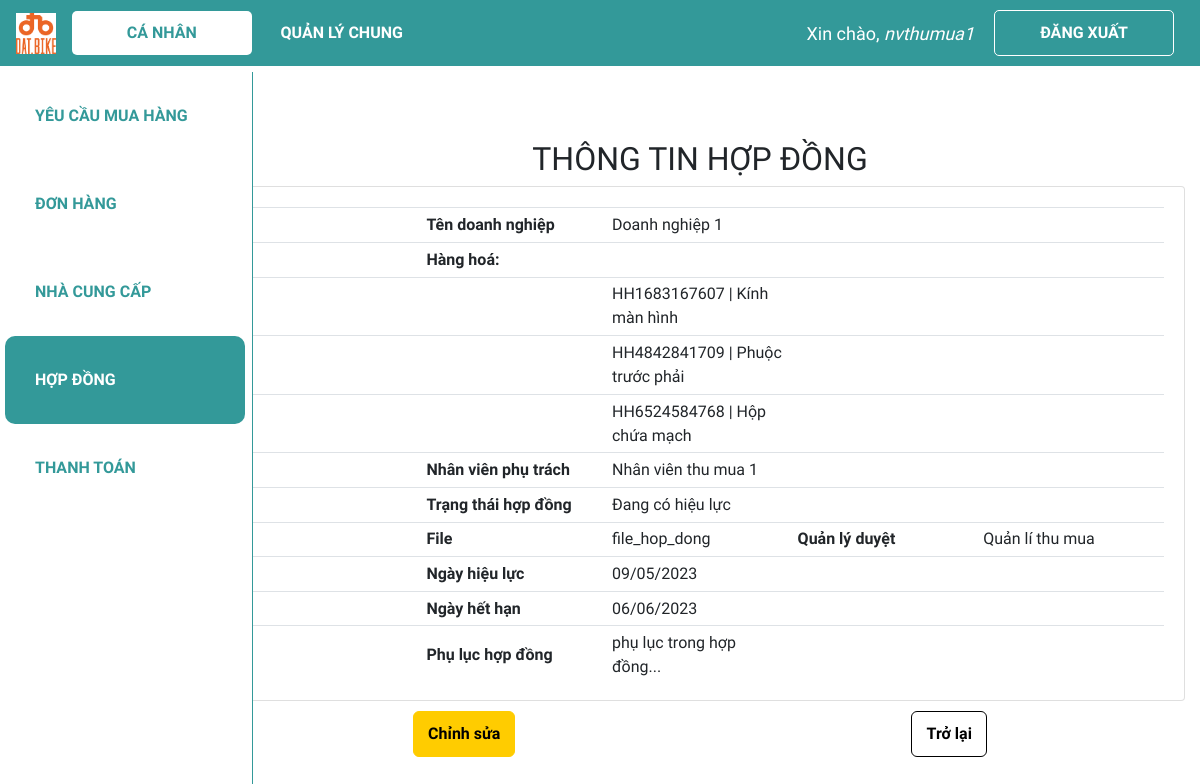
The page /ca_nhan/xem_hd/HD1642990613 (signed in) on the database its author committed.
### web_core/models.py (models this page shows, shortened)
class HOPDONG(models.Model):
    danh_muc_trang_thai = (
        ('Chờ phê duyệt', 'Chờ phê duyệt'),
        ('Đã duyệt', 'Đã duyệt'),
        ('Đang có hiệu lực', 'Đang có hiệu lực'),
        ('Đã hết hạn', 'Đã hết hạn'),
    )
    ma_HD = ShortUUIDField(
        verbose_name='Mã hợp đồng',
        length=10,
        max_length=12,
        prefix="HD",
        alphabet="0123456789",
        primary_key=True
    )
    ma_hang_hoa = models.ManyToManyField(HANGHOA, verbose_name = 'Mã hàng hoá', blank = True)
    ma_nhan_vien_tao = models.ForeignKey(NHANVIEN, on_delete = models.SET_NULL, verbose_name = 'Mã nhân viên tạo', related_name = 'nv_tao_HD', blank = True, null=True)
    ma_quan_ly_duyet = models.ForeignKey(NHANVIEN, on_delete = models.SET_NULL, verbose_name = 'Mã quản lý duyệt', related_name = 'quan_ly_HD', blank = True, null=True)
    ma_ncc = models.ForeignKey(NCC, on_delete = models.SET_NULL, verbose_name = 'Nhà cung cấp',blank=True, null=True)
    ngay_tao = models.DateTimeField('Ngày tạo', default = datetime.now)
    ngay_cap_nhat = models.DateTimeField('Ngày cập nhật', default = datetime.now)
    ngay_hieu_luc = models.DateField('Ngày hiệu lực', editable=True, blank=True, null=True)
    ngay_het_han = models.DateField('Ngày hết hạn', editable=True, blank=True, null=True)
    file_hop_dong = models.CharField('File hợp đồng', max_length=500,blank=True, null=True)
    phu_luc_hop_dong = models.CharField('Phụ lục hợp đồng', max_length=20000, blank=True, null=True)
    trang_thai = models.CharField('Trạng thái hợp đồng', max_length=100, choices=danh_muc_trang_thai, default='Chờ phê duyệt',blank=True, null=True)

class NCC(models.Model):
    ma_NCC = ShortUUIDField(
        verbose_name='Mã nhà cung cấp',
        length=10,
        max_length=12,
        prefix="NC",
        alphabet="0123456789",
        primary_key=True
    )
    ma_nhan_vien_tao = models.ForeignKey(NHANVIEN, on_delete = models.SET_NULL, verbose_name = 'Mã nhân viên tạo', blank = True, null=True)
    ma_so_thue = models.CharField('Mã số thuế', max_length = 20,blank=True, null=True)
    ma_hang_hoa = models.ManyToManyField(HANGHOA, verbose_name = 'Mã hàng hoá', blank = True)
    ten_doanh_nghiep = models.CharField('Tên doanh nghiệp', max_length = 100,blank=True, null=True)
    dia_chi = models.CharField('Địa chỉ', max_length = 300,blank=True, null=True)
    nguoi_lien_he = models.CharField('Người liên hệ', max_length = 100, blank=True, null=True)
    sdt = models.CharField('Số điện thoại', max_length = 20,blank=True, null=True)
    email = models.EmailField('Email', max_length = 100, blank=True, null=True)
    stk = models.CharField('Thông tin chuyển khoản', max_length = 100, blank=True, null=True)
    giay_phep = models.CharField('Giấy phép', max_length = 100, blank=True, null=True)
    nang_luc_hang_hoa = models.CharField('Năng lực hàng hoá', max_length = 100, blank=True, null=True)
    ngay_cap_nhat = models.DateTimeField('Ngày cập nhật', default=datetime.now)
    cong_no = models.CharField('Công nợ', max_length = 500, blank=True, null=True)
    file_bao_gia =  models.CharField('File báo giá', max_length=500, blank=True, null=True)

class HANGHOA(models.Model):
    ma_HH = ShortUUIDField(
        verbose_name='Mã hàng hoá',
        length=10,
        max_length=12,
        prefix="HH",
        alphabet="0123456789",
        primary_key=True
    )
    ten_hang_hoa = models.CharField('Tên hàng hoá', max_length = 100,blank=True, null=True)
    so_luong_ton = models.IntegerField('Số lượng tồn', validators = [MinValueValidator(0)], default = 0)
    def __str__(self):
        line = str(self.ma_HH) + ' | ' + self.ten_hang_hoa
        return line

class NHANVIEN(models.Model):
    danh_muc_phong_ban = (
        ('Thu mua', 'Thu mua'),
        ('Kho', 'Kho'),
        ('Kế toán', 'Kế toán'),
        ('R&D', 'R&D'),
        ('Production', 'Production'),
        ('Khác', 'Khác')
    )
    danh_muc_chuc_vu = (
        ('Quản lí', 'Quản lí'),
        ('Nhân viên', 'Nhân viên'),
    )
    user = models.OneToOneField(User, null=True, blank=True, on_delete=models.CASCADE)
    ma_NV = ShortUUIDField(
        verbose_name='Mã nhân viên',
        length=10,
        max_length=12,
        prefix="NV",
        alphabet="0123456789",
        primary_key=True
    )
    ho_ten = models.CharField('Họ tên', max_length = 100,blank=True, null=True)
    phong_ban = models.CharField('Phòng ban', max_length = 50, choices=danh_muc_phong_ban,blank=True, null=True)
    chuc_vu = models.CharField('Chức vụ', max_length = 50, choices=danh_muc_chuc_vu,blank=True, null=True)

### web_core/decorators.py (the view)
        def wrapper_func(request, *args, **kwargs):
            group = None
            if request.user.groups.exists():
                group = request.user.groups.all()
            if len(group) > 2 and any(role.name in allowed_roles for role in group):
                return view_func(request, *args, **kwargs)
            elif group[0].name in allowed_roles:
                return view_func(request, *args, **kwargs)
            else:
                return HttpResponse('Not authorized')

### web_core/templatetags/index.py (called while the page is built)
@register.filter
def first_group_name(user):
    groups = user.groups.all()
    if groups:
        return groups[0].name
    return ''

### web_core/views.py (called while the page is built)
@allowed_users(['thumua', 'quanly'])
@login_required(login_url='login')
def view_hd_canhan(request, ma_HD):
    if ma_HD is None:
        return redirect('/dshd')
    hd = HOPDONG.objects.get(ma_HD=ma_HD)
    context = {'hd':hd}
    return render(request,'web_core/view_hopdong_canhan.html', context)

### web_core/templates/web_core/view_hopdong_canhan.html (shortened to what this page needs)
{% extends 'web_core/main.html' %}
{% block content %}
<h2 class="table-title" style>THÔNG TIN HỢP ĐỒNG</h2>
<div class="card card-body">
    <table class="table table-sm ncc">
        <tr>
            <th class="small-content"></th>
            <th class="small-content">Tên doanh nghiệp</th>
            <td class="small-content">{{hd.ma_ncc.ten_doanh_nghiep}}</td>
            <th class="small-content"></th>
            <td class="small-content"></td>
        </tr>
        <tr>
            <th class="small-content"></th>
            <th class="small-content">Hàng hoá:</th>
            <td class="small-content"></td>
            <td class="small-content"></td>
            <td class="small-content"></td>
        </tr>
        {% for hh in hd.ma_hang_hoa.all %}
            <tr>
                <th class="small-content"></th>
                <th class="small-content"></th>
                <td class="small-content">{{hh}}</td>
                <th class="small-content"></th>
                <td class="small-content"></td>
            </tr>
        {% endfor %}
        <tr>
            <th class="small-content"></th>
            <th class="small-content">Nhân viên phụ trách</th>
            <td class="small-content">{{hd.ma_nhan_vien_tao.ho_ten}}</td>
            <th class="small-content"></th>
            <td class="small-content"></td>
        </tr>
        <tr>
            <th class="small-content"></th>
            <th class="small-content">Trạng thái hợp đồng</th>
            <td class="small-content">{{hd.trang_thai}}</td>
            <th class="small-content"></th>
            <td class="small-content"></td>
        </tr>
        <tr>
            <th class="small-content"></th>
            <th class="small-content">File</th>
            <td class="small-content">{{hd.file_hop_dong}}</td>
            <th class="small-content">Quản lý duyệt</th>
            <td class="small-content">{{hd.ma_quan_ly_duyet.ho_ten}}</td>
        </tr>
        <tr>
            <th class="small-content"></th>
            <th class="small-content">Ngày hiệu lực</th>
            <td class="small-content">{{hd.ngay_hieu_luc|date:"d/m/Y"}}</td>
            <th class="small-content"></th>
            <td class="small-content"></td>
        </tr>
        <tr>
            <th class="small-content"></th>
            <th class="small-content">Ngày hết hạn</th>
            <td class="small-content">{{hd.ngay_het_han|date:"d/m/Y"}}</td>
            <th class="small-content"></th>
            <td class="small-content"></td>
        </tr>
        <tr>
            <th class="small-content"></th>
            <th class="small-content">Phụ lục hợp đồng</th>
            <td class="small-content">{{hd.phu_luc_hop_dong}}</td>
            <th class="small-content"></th>
            <td class="small-content"></td>
        </tr>
    </table>
</div>
<div class="form-btn">
    <a class="btn edit-btn" href="{% url 'canhan_sua_hd' hd.ma_HD %}">Chỉnh sửa</a>
    <a class='btn back-btn' href="{% url 'canhan_dshd' %}">Trở lại</a>
</div>
{% endblock %}

### web_core/templates/web_core/navbar.html (shortened to what this page needs)
{% load static %}
<nav class="navbar navbar-expand-lg my-navbar fixed-top">
    <a href="{% url 'home' %}">
        <img class="navbar-brand" alt="logo-brand" src="{% static 'images/logo.png' %}" height="50"
            style="padding-bottom: 4px" />
    </a>
    <div class="collapse navbar-collapse" id="navbarNav">
        {% with request.resolver_match.url_name as url_name %}
        <div class="navbar-nav">
            {% load index %}
            {% if request.user|first_group_name != 'quanly' and request.user|first_group_name != 'ketoan' %}
                <a class="nav-item nav-link my-nav-item {% if 'canhan' in url_name %}my-nav-active{% endif %} nav-canhan"
                href="{% url 'canhan_dspr' %}">Cá nhân</a>
            {% endif %}
            <a class="nav-item nav-link my-nav-item {% if 'quanli' in url_name %}my-nav-active{% endif %} nav-quanly"
                href="{% url 'quanli_dspr' %}">Quản lý chung</a>
        </div>
        {% endwith %}
    </div>
    {% with request.resolver_match.url_name as url_name %}
    {% if request.user.is_authenticated %}
    <span class="hello-msg">Xin chào, <span> {{request.user}} </span></span>
    <a class="nav-item nav-link my-nav-item my-btn" href="{% url 'logout' %}">Đăng xuất</a>
    {% else %}
    <a class="nav-item nav-link my-nav-item my-btn {% if url_name == 'login' %}my-nav-active{% endif %}"
        href="{% url 'login' %}">Đăng nhập</a>
    {% endif %}
    {% endwith %}
</nav>

### web_core/static/css/main.css (style rules this page uses)
* { font-family: 'Baloo 2', cursive; }
html, body { margin: 0; padding: 0; height: 100%; overflow-x: hidden; }

### web_core/templates/web_core/navbar.html (style rules this page uses)
.my-navbar.fixed-top { position: fixed; color: #fff; background-color: #399; z-index: 10; }
.my-nav-item { color: #fff; font-weight: bold; padding: 9.6px 16px !important; text-transform: uppercase; border-radius: 5px; width: 180px; text-align: center; }
.my-nav-active, .my-nav-active:hover { color: #399; background-color: #fff; }
.my-btn { border: 1px solid #fff; margin-right: 10px; }
.hello-msg { font-size: 18px; color: #fff; margin-right: 20px; }
.hello-msg>span { font-style: italic; }

### web_core/templates/web_core/view_hopdong_canhan.html (style rules this page uses)
.card-body { padding-bottom: 0px; }
.table-title { text-align: center; }
.table th, .table td { vertical-align: middle; text-align: left; }
.small-content { width: 150px; }
.btn.edit-btn { font-weight: bold; background-color: rgb(255, 204, 0); border-color: rgb(255, 204, 0); border-radius: 6px; border-width: 1px; color: black; padding: 10px 14px; margin: auto; right: 0; }
.btn.back-btn { font-weight: bold; background-color: white; border-color: black; border-radius: 6px; border-width: 1px; color: black; padding: 10px 14px; margin: auto; right: 0; }
.form-btn { padding-top: 1%; display: flex; justify-content: center; }

### rows shown on the page
HOPDONG: ma_ncc.ten_doanh_nghiep "Doanh nghiệp 1", ma_nhan_vien_tao.ho_ten "Nhân viên thu mua 1", trang_thai "Đang có hiệu lực", file_hop_dong "file_hop_dong", ma_quan_ly_duyet.ho_ten "Quản lí thu mua", ngay_hieu_luc "09/05/2023", ngay_het_han "06/06/2023", phu_luc_hop_dong "phụ lục trong hợp đồng..."
HANGHOA: ma_HH+ten_hang_hoa "HH1683167607 | Kính màn hình"
HANGHOA: ma_HH+ten_hang_hoa "HH4842841709 | Phuộc trước phải"
HANGHOA: ma_HH+ten_hang_hoa "HH6524584768 | Hộp chứa mạch"

### other values the page prints
{{ request.user }} "nvthumua1"
